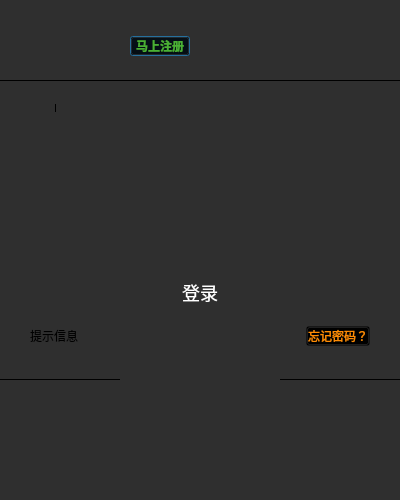
<?xml version="1.0" encoding="UTF-8"?>
<ui version="4.0">
 <class>CLoginDlg</class>
 <widget class="QDialog" name="CLoginDlg">
  <property name="windowModality">
   <enum>Qt::NonModal</enum>
  </property>
  <property name="geometry">
   <rect>
    <x>0</x>
    <y>0</y>
    <width>400</width>
    <height>500</height>
   </rect>
  </property>
  <property name="minimumSize">
   <size>
    <width>400</width>
    <height>500</height>
   </size>
  </property>
  <property name="maximumSize">
   <size>
    <width>400</width>
    <height>500</height>
   </size>
  </property>
  <property name="windowTitle">
   <string>CLoginDlg</string>
  </property>
  <property name="windowIcon">
   <iconset resource="TQLive.qrc">
    <normaloff>:/TQLive/images/logo.png</normaloff>:/TQLive/images/logo.png</iconset>
  </property>
  <property name="layoutDirection">
   <enum>Qt::LeftToRight</enum>
  </property>
  <property name="styleSheet">
   <string notr="true">background:rgba(47,47,47,1);
</string>
  </property>
  <layout class="QVBoxLayout" name="verticalLayout">
   <property name="spacing">
    <number>0</number>
   </property>
   <property name="leftMargin">
    <number>0</number>
   </property>
   <property name="topMargin">
    <number>0</number>
   </property>
   <property name="rightMargin">
    <number>0</number>
   </property>
   <property name="bottomMargin">
    <number>0</number>
   </property>
   <item>
    <widget class="CCustomHeadBar" name="chb_head_bar" native="true">
     <property name="minimumSize">
      <size>
       <width>0</width>
       <height>30</height>
      </size>
     </property>
     <property name="maximumSize">
      <size>
       <width>16777215</width>
       <height>30</height>
      </size>
     </property>
     <property name="styleSheet">
      <string notr="true">background:rgba(47,47,47,1);</string>
     </property>
     <layout class="QHBoxLayout" name="horizontalLayout_G">
      <property name="spacing">
       <number>0</number>
      </property>
      <property name="leftMargin">
       <number>0</number>
      </property>
      <property name="topMargin">
       <number>14</number>
      </property>
      <property name="rightMargin">
       <number>20</number>
      </property>
      <property name="bottomMargin">
       <number>0</number>
      </property>
      <item>
       <spacer name="horizontalSpacer_F">
        <property name="orientation">
         <enum>Qt::Horizontal</enum>
        </property>
        <property name="sizeHint" stdset="0">
         <size>
          <width>244</width>
          <height>18</height>
         </size>
        </property>
       </spacer>
      </item>
      <item>
       <widget class="QPushButton" name="cb_close_window">
        <property name="minimumSize">
         <size>
          <width>12</width>
          <height>12</height>
         </size>
        </property>
        <property name="maximumSize">
         <size>
          <width>12</width>
          <height>12</height>
         </size>
        </property>
        <property name="styleSheet">
         <string notr="true">QPushButton {
border: noborder;
background-image: url(:/TQLive/images/pb_close_normal.png);
}
QPushButton:hover{
background-image: url(:/TQLive/images/pb_close_pressed.png);
}
QPushButton:pressed{
background-image: url(:/TQLive/images/pb_close_pressed.png);
}</string>
        </property>
        <property name="text">
         <string/>
        </property>
        <property name="autoDefault">
         <bool>false</bool>
        </property>
       </widget>
      </item>
     </layout>
    </widget>
   </item>
   <item>
    <layout class="QHBoxLayout" name="horizontalLayout">
     <property name="spacing">
      <number>0</number>
     </property>
     <property name="leftMargin">
      <number>30</number>
     </property>
     <property name="rightMargin">
      <number>31</number>
     </property>
     <property name="bottomMargin">
      <number>18</number>
     </property>
     <item>
      <widget class="QLabel" name="lb_application_logo">
       <property name="minimumSize">
        <size>
         <width>30</width>
         <height>32</height>
        </size>
       </property>
       <property name="maximumSize">
        <size>
         <width>30</width>
         <height>32</height>
        </size>
       </property>
       <property name="styleSheet">
        <string notr="true">margin:0px 0px 0px 0px;</string>
       </property>
       <property name="text">
        <string/>
       </property>
       <property name="pixmap">
        <pixmap resource="TQLive.qrc">:/TQLive/images/logo.png</pixmap>
       </property>
       <property name="alignment">
        <set>Qt::AlignLeading|Qt::AlignLeft|Qt::AlignVCenter</set>
       </property>
      </widget>
     </item>
     <item>
      <widget class="QLabel" name="lb_application_name">
       <property name="minimumSize">
        <size>
         <width>0</width>
         <height>32</height>
        </size>
       </property>
       <property name="maximumSize">
        <size>
         <width>16777215</width>
         <height>32</height>
        </size>
       </property>
       <property name="styleSheet">
        <string notr="true">font-size:20px;
font-family:&quot;微软雅黑&quot;;
font-weight:500;
color:rgba(220,220,220,1);
margin:0px 0px 0px 8px;</string>
       </property>
       <property name="text">
        <string/>
       </property>
       <property name="pixmap">
        <pixmap resource="TQLive.qrc">:/TQLive/images/lb_application_name.png</pixmap>
       </property>
       <property name="margin">
        <number>0</number>
       </property>
      </widget>
     </item>
     <item>
      <widget class="QLabel" name="lb_no_account">
       <property name="minimumSize">
        <size>
         <width>0</width>
         <height>32</height>
        </size>
       </property>
       <property name="maximumSize">
        <size>
         <width>16777215</width>
         <height>48</height>
        </size>
       </property>
       <property name="styleSheet">
        <string notr="true">margin:0px 0px 0px 43px;
font-size:12px;
font-family:&quot;微软雅黑&quot;;
font-weight:400;
color:rgba(119,119,119,1);
</string>
       </property>
       <property name="text">
        <string/>
       </property>
       <property name="pixmap">
        <pixmap resource="TQLive.qrc">:/TQLive/images/lb_no_account.png</pixmap>
       </property>
       <property name="scaledContents">
        <bool>false</bool>
       </property>
       <property name="wordWrap">
        <bool>false</bool>
       </property>
      </widget>
     </item>
     <item>
      <widget class="QPushButton" name="btn_register">
       <property name="minimumSize">
        <size>
         <width>60</width>
         <height>0</height>
        </size>
       </property>
       <property name="maximumSize">
        <size>
         <width>60</width>
         <height>16777215</height>
        </size>
       </property>
       <property name="styleSheet">
        <string notr="true">QPushButton{
font-size:12px;
font-family:&quot;微软雅黑&quot;;
color:rgba(74,177,52,1);
background:transparent;
font-weight:500;
padding-left:0px;
padding-right:0px;
}
QPushButton:hover,QPushButton:pressed{
color:#DCDCDC;
}</string>
       </property>
       <property name="text">
        <string>马上注册</string>
       </property>
      </widget>
     </item>
     <item>
      <widget class="QLabel" name="label_8">
       <property name="minimumSize">
        <size>
         <width>26</width>
         <height>32</height>
        </size>
       </property>
       <property name="maximumSize">
        <size>
         <width>26</width>
         <height>32</height>
        </size>
       </property>
       <property name="text">
        <string/>
       </property>
       <property name="pixmap">
        <pixmap resource="TQLive.qrc">:/TQLive/images/lb_QR_login.png</pixmap>
       </property>
       <property name="alignment">
        <set>Qt::AlignBottom|Qt::AlignLeading|Qt::AlignLeft</set>
       </property>
      </widget>
     </item>
     <item>
      <spacer name="horizontalSpacer_4">
       <property name="orientation">
        <enum>Qt::Horizontal</enum>
       </property>
       <property name="sizeHint" stdset="0">
        <size>
         <width>40</width>
         <height>20</height>
        </size>
       </property>
      </spacer>
     </item>
    </layout>
   </item>
   <item>
    <widget class="Line" name="line_A">
     <property name="minimumSize">
      <size>
       <width>400</width>
       <height>1</height>
      </size>
     </property>
     <property name="maximumSize">
      <size>
       <width>400</width>
       <height>1</height>
      </size>
     </property>
     <property name="styleSheet">
      <string notr="true">border-color: rgba(63,63,63,1);</string>
     </property>
     <property name="frameShadow">
      <enum>QFrame::Plain</enum>
     </property>
     <property name="orientation">
      <enum>Qt::Horizontal</enum>
     </property>
    </widget>
   </item>
   <item>
    <layout class="QHBoxLayout" name="horizontalLayout_2">
     <property name="spacing">
      <number>15</number>
     </property>
     <property name="leftMargin">
      <number>30</number>
     </property>
     <item>
      <widget class="CCustomLabel" name="lb_phone_login">
       <property name="minimumSize">
        <size>
         <width>0</width>
         <height>55</height>
        </size>
       </property>
       <property name="maximumSize">
        <size>
         <width>16777215</width>
         <height>55</height>
        </size>
       </property>
       <property name="styleSheet">
        <string notr="true">font-size:16px;
font-family:&quot;微软雅黑&quot;;
font-weight:500;
color:rgba(220,220,220,1);
margin-top: 18px;</string>
       </property>
       <property name="text">
        <string/>
       </property>
       <property name="pixmap">
        <pixmap resource="TQLive.qrc">:/TQLive/images/lb_phone_login_pressed.png</pixmap>
       </property>
       <property name="scaledContents">
        <bool>false</bool>
       </property>
       <property name="alignment">
        <set>Qt::AlignLeading|Qt::AlignLeft|Qt::AlignTop</set>
       </property>
      </widget>
     </item>
     <item>
      <widget class="Line" name="line_2">
       <property name="minimumSize">
        <size>
         <width>1</width>
         <height>8</height>
        </size>
       </property>
       <property name="maximumSize">
        <size>
         <width>1</width>
         <height>8</height>
        </size>
       </property>
       <property name="styleSheet">
        <string notr="true">border-color: rgba(63,63,63,1);</string>
       </property>
       <property name="frameShadow">
        <enum>QFrame::Plain</enum>
       </property>
       <property name="orientation">
        <enum>Qt::Vertical</enum>
       </property>
      </widget>
     </item>
     <item>
      <widget class="CCustomLabel" name="lb_account_login">
       <property name="minimumSize">
        <size>
         <width>0</width>
         <height>55</height>
        </size>
       </property>
       <property name="maximumSize">
        <size>
         <width>16777215</width>
         <height>55</height>
        </size>
       </property>
       <property name="styleSheet">
        <string notr="true">font-size:16px;
font-family:&quot;微软雅黑&quot;;
font-weight:400;
color:rgba(74,177,52,1);
margin-top: 18px;</string>
       </property>
       <property name="text">
        <string/>
       </property>
       <property name="pixmap">
        <pixmap resource="TQLive.qrc">:/TQLive/images/lb_account_login_normal.png</pixmap>
       </property>
       <property name="alignment">
        <set>Qt::AlignLeading|Qt::AlignLeft|Qt::AlignTop</set>
       </property>
      </widget>
     </item>
     <item>
      <spacer name="horizontalSpacer_3">
       <property name="orientation">
        <enum>Qt::Horizontal</enum>
       </property>
       <property name="sizeHint" stdset="0">
        <size>
         <width>40</width>
         <height>20</height>
        </size>
       </property>
      </spacer>
     </item>
    </layout>
   </item>
   <item>
    <layout class="QHBoxLayout" name="horizontalLayout_4">
     <item>
      <spacer name="horizontalSpacer">
       <property name="orientation">
        <enum>Qt::Horizontal</enum>
       </property>
       <property name="sizeHint" stdset="0">
        <size>
         <width>40</width>
         <height>20</height>
        </size>
       </property>
      </spacer>
     </item>
     <item alignment="Qt::AlignHCenter|Qt::AlignVCenter">
      <widget class="QStackedWidget" name="sw_login_method">
       <property name="sizePolicy">
        <sizepolicy hsizetype="Preferred" vsizetype="Preferred">
         <horstretch>0</horstretch>
         <verstretch>0</verstretch>
        </sizepolicy>
       </property>
       <property name="minimumSize">
        <size>
         <width>340</width>
         <height>142</height>
        </size>
       </property>
       <property name="maximumSize">
        <size>
         <width>340</width>
         <height>142</height>
        </size>
       </property>
       <property name="frameShape">
        <enum>QFrame::NoFrame</enum>
       </property>
       <property name="currentIndex">
        <number>0</number>
       </property>
       <widget class="CPhoneLoginWidget" name="page_3"/>
       <widget class="CAccountLoginWidget" name="page_4"/>
      </widget>
     </item>
     <item>
      <spacer name="horizontalSpacer_2">
       <property name="orientation">
        <enum>Qt::Horizontal</enum>
       </property>
       <property name="sizeHint" stdset="0">
        <size>
         <width>40</width>
         <height>20</height>
        </size>
       </property>
      </spacer>
     </item>
    </layout>
   </item>
   <item>
    <layout class="QHBoxLayout" name="horizontalLayout_3">
     <property name="spacing">
      <number>0</number>
     </property>
     <item>
      <spacer name="horizontalSpacer_D">
       <property name="orientation">
        <enum>Qt::Horizontal</enum>
       </property>
       <property name="sizeHint" stdset="0">
        <size>
         <width>13</width>
         <height>43</height>
        </size>
       </property>
      </spacer>
     </item>
     <item>
      <layout class="QVBoxLayout" name="verticalLayout_2">
       <property name="spacing">
        <number>11</number>
       </property>
       <item>
        <widget class="QPushButton" name="pb_login">
         <property name="sizePolicy">
          <sizepolicy hsizetype="Fixed" vsizetype="Preferred">
           <horstretch>0</horstretch>
           <verstretch>0</verstretch>
          </sizepolicy>
         </property>
         <property name="minimumSize">
          <size>
           <width>340</width>
           <height>46</height>
          </size>
         </property>
         <property name="maximumSize">
          <size>
           <width>340</width>
           <height>46</height>
          </size>
         </property>
         <property name="styleSheet">
          <string notr="true">QPushButton {
font-size:18px;
font-family:&quot;微软雅黑&quot;;
font-weight:400;
color:rgba(255,255,255,1);
border: noborder;
color: white;
background-image: url(:/TQLive/images/pb_common_normal.png);
}
QPushButton:hover{
background-image: url(:/TQLive/images/pb_common_hover.png);
}
QPushButton:pressed{
background-image: url(:/TQLive/images/pb_common_pressed.png);
}</string>
         </property>
         <property name="text">
          <string>登录</string>
         </property>
        </widget>
       </item>
       <item>
        <layout class="QHBoxLayout" name="horizontalLayout_8">
         <property name="spacing">
          <number>0</number>
         </property>
         <item>
          <widget class="QLabel" name="lb_prompt_msg">
           <property name="sizePolicy">
            <sizepolicy hsizetype="Expanding" vsizetype="Preferred">
             <horstretch>0</horstretch>
             <verstretch>0</verstretch>
            </sizepolicy>
           </property>
           <property name="minimumSize">
            <size>
             <width>276</width>
             <height>0</height>
            </size>
           </property>
           <property name="maximumSize">
            <size>
             <width>276</width>
             <height>16777215</height>
            </size>
           </property>
           <property name="text">
            <string>提示信息</string>
           </property>
           <property name="scaledContents">
            <bool>false</bool>
           </property>
           <property name="alignment">
            <set>Qt::AlignLeading|Qt::AlignLeft|Qt::AlignVCenter</set>
           </property>
           <property name="wordWrap">
            <bool>true</bool>
           </property>
          </widget>
         </item>
         <item alignment="Qt::AlignVCenter">
          <widget class="QPushButton" name="btn_forget_passwd">
           <property name="styleSheet">
            <string notr="true">QPushButton{
font-size:12px;
font-family:&quot;微软雅黑&quot;;
font-weight:400;
color:rgba(255,140,5,1);
background:transparent;
padding-left:0px;
padding-right:0px;
}
QPushButton:hover,QPushButton:pressed{
color:#DCDCDC;
}</string>
           </property>
           <property name="text">
            <string>忘记密码？</string>
           </property>
          </widget>
         </item>
        </layout>
       </item>
      </layout>
     </item>
     <item>
      <spacer name="horizontalSpacer_C">
       <property name="orientation">
        <enum>Qt::Horizontal</enum>
       </property>
       <property name="sizeHint" stdset="0">
        <size>
         <width>13</width>
         <height>43</height>
        </size>
       </property>
      </spacer>
     </item>
    </layout>
   </item>
   <item>
    <layout class="QHBoxLayout" name="horizontalLayout_7">
     <item>
      <widget class="Line" name="line">
       <property name="minimumSize">
        <size>
         <width>120</width>
         <height>1</height>
        </size>
       </property>
       <property name="maximumSize">
        <size>
         <width>120</width>
         <height>1</height>
        </size>
       </property>
       <property name="styleSheet">
        <string notr="true">border-color: rgba(63,63,63,1);</string>
       </property>
       <property name="frameShadow">
        <enum>QFrame::Plain</enum>
       </property>
       <property name="orientation">
        <enum>Qt::Horizontal</enum>
       </property>
      </widget>
     </item>
     <item>
      <widget class="QLabel" name="label_5">
       <property name="minimumSize">
        <size>
         <width>0</width>
         <height>67</height>
        </size>
       </property>
       <property name="maximumSize">
        <size>
         <width>16777215</width>
         <height>67</height>
        </size>
       </property>
       <property name="styleSheet">
        <string notr="true">font-size:16px;
font-family:&quot;微软雅黑&quot;;
font-weight:400;
color:rgba(153,153,153,1);</string>
       </property>
       <property name="text">
        <string/>
       </property>
       <property name="pixmap">
        <pixmap resource="TQLive.qrc">:/TQLive/images/lb_third_party_login.png</pixmap>
       </property>
       <property name="alignment">
        <set>Qt::AlignCenter</set>
       </property>
      </widget>
     </item>
     <item>
      <widget class="Line" name="line_3">
       <property name="minimumSize">
        <size>
         <width>120</width>
         <height>1</height>
        </size>
       </property>
       <property name="maximumSize">
        <size>
         <width>120</width>
         <height>1</height>
        </size>
       </property>
       <property name="styleSheet">
        <string notr="true">border-color: rgba(63,63,63,1);</string>
       </property>
       <property name="frameShadow">
        <enum>QFrame::Plain</enum>
       </property>
       <property name="lineWidth">
        <number>0</number>
       </property>
       <property name="orientation">
        <enum>Qt::Horizontal</enum>
       </property>
      </widget>
     </item>
    </layout>
   </item>
   <item>
    <layout class="QHBoxLayout" name="horizontalLayout_11">
     <property name="spacing">
      <number>0</number>
     </property>
     <item>
      <widget class="QLabel" name="label_6">
       <property name="minimumSize">
        <size>
         <width>0</width>
         <height>87</height>
        </size>
       </property>
       <property name="maximumSize">
        <size>
         <width>16777215</width>
         <height>87</height>
        </size>
       </property>
       <property name="styleSheet">
        <string notr="true">margin:0px 0px 0px 73px;</string>
       </property>
       <property name="text">
        <string/>
       </property>
       <property name="pixmap">
        <pixmap resource="TQLive.qrc">:/TQLive/images/lb_wechat_login.png</pixmap>
       </property>
       <property name="alignment">
        <set>Qt::AlignLeading|Qt::AlignLeft|Qt::AlignTop</set>
       </property>
      </widget>
     </item>
     <item>
      <widget class="QLabel" name="label_7">
       <property name="minimumSize">
        <size>
         <width>0</width>
         <height>87</height>
        </size>
       </property>
       <property name="maximumSize">
        <size>
         <width>16777215</width>
         <height>87</height>
        </size>
       </property>
       <property name="styleSheet">
        <string notr="true">margin:0px 73px 0px 0px;</string>
       </property>
       <property name="text">
        <string/>
       </property>
       <property name="pixmap">
        <pixmap resource="TQLive.qrc">:/TQLive/images/lb_qq_login.png</pixmap>
       </property>
       <property name="alignment">
        <set>Qt::AlignRight|Qt::AlignTop|Qt::AlignTrailing</set>
       </property>
      </widget>
     </item>
    </layout>
   </item>
   <item>
    <spacer name="verticalSpacer">
     <property name="orientation">
      <enum>Qt::Vertical</enum>
     </property>
     <property name="sizeHint" stdset="0">
      <size>
       <width>20</width>
       <height>40</height>
      </size>
     </property>
    </spacer>
   </item>
  </layout>
 </widget>
 <layoutdefault spacing="6" margin="11"/>
 <customwidgets>
  <customwidget>
   <class>CCustomHeadBar</class>
   <extends>QWidget</extends>
   <header>ccustomheadbar.h</header>
   <container>1</container>
  </customwidget>
  <customwidget>
   <class>CCustomLabel</class>
   <extends>QLabel</extends>
   <header location="global">ccustomlabel.h</header>
  </customwidget>
  <customwidget>
   <class>CPhoneLoginWidget</class>
   <extends>QWidget</extends>
   <header>cphoneloginwidget.h</header>
   <container>1</container>
  </customwidget>
  <customwidget>
   <class>CAccountLoginWidget</class>
   <extends>QWidget</extends>
   <header location="global">caccountloginwidget.h</header>
   <container>1</container>
  </customwidget>
 </customwidgets>
 <resources>
  <include location="TQLive.qrc"/>
 </resources>
 <connections/>
</ui>
